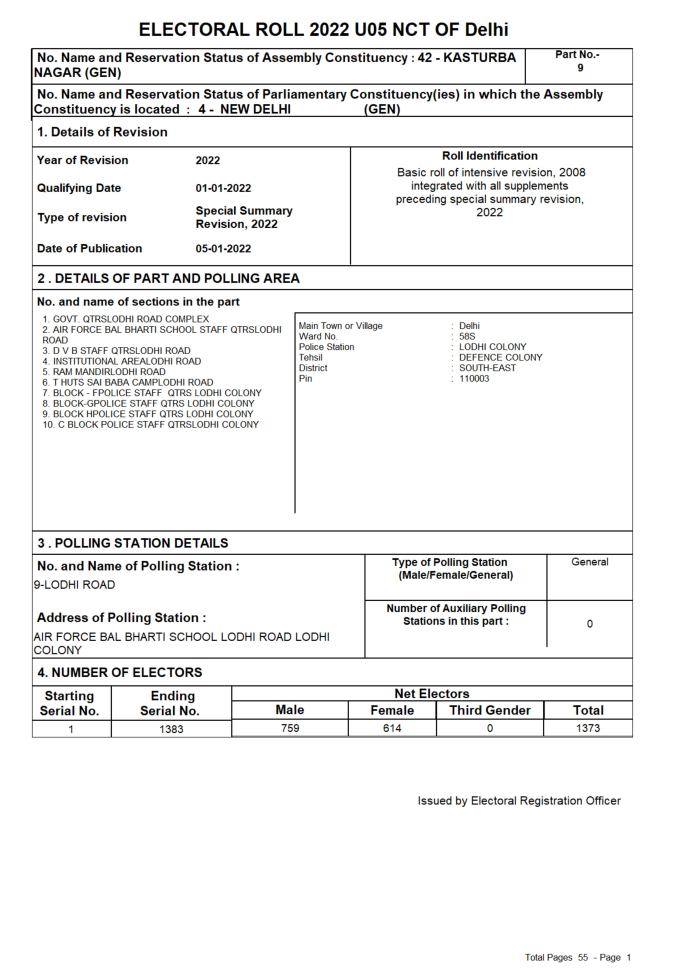
#> input picture images/1653979924/output1.jpg, 4132 x 5848 px (shown at 1/6 size)
$ python simpleimg2text.py
#> lines starting #> are read from the running program, lines starting #| are printed output that depends on the picture
import cv2
import pytesseract

pytesseract.pytesseract.tesseract_cmd = 'D:/Dummy_C_drive/tesseract_OCR/tesseract.exe'

img = cv2.imread("./images/1653979924/output1.jpg")
#> img is the input picture: shape (5848, 4132, 3); mean B, G, R 241.2, 241.3, 241.2

start_no = img[4050:4400, 180:700]
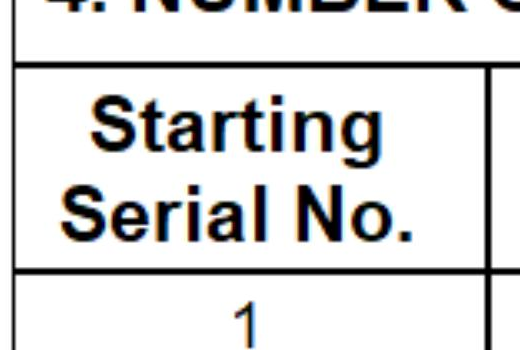
#> start_no: shape (350, 520, 3); mean B, G, R 217, 217, 217
end_no = img[4050:4400, 680:1370]
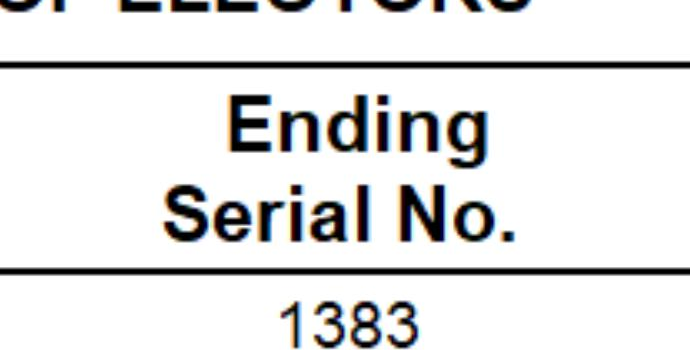
#> end_no: shape (350, 690, 3); mean B, G, R 225, 225.1, 225
part_no = img[340:470, 3350:3620]
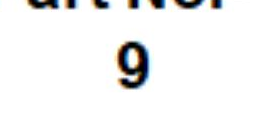
#> part_no: shape (130, 270, 3); mean B, G, R 242.9, 243, 242.9
total = img[4100:4450, 3400:3700]
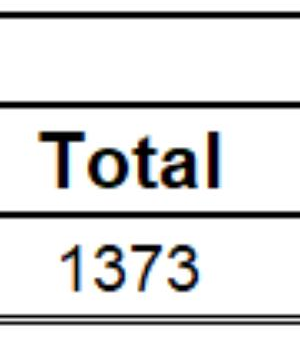
#> total: shape (350, 300, 3); mean B, G, R 221, 221.1, 221.1

cv2.imshow("Cropped Image", part_no)
cv2.waitKey(0)

#> (the run stopped early here; a loop or call above may not have finished)
